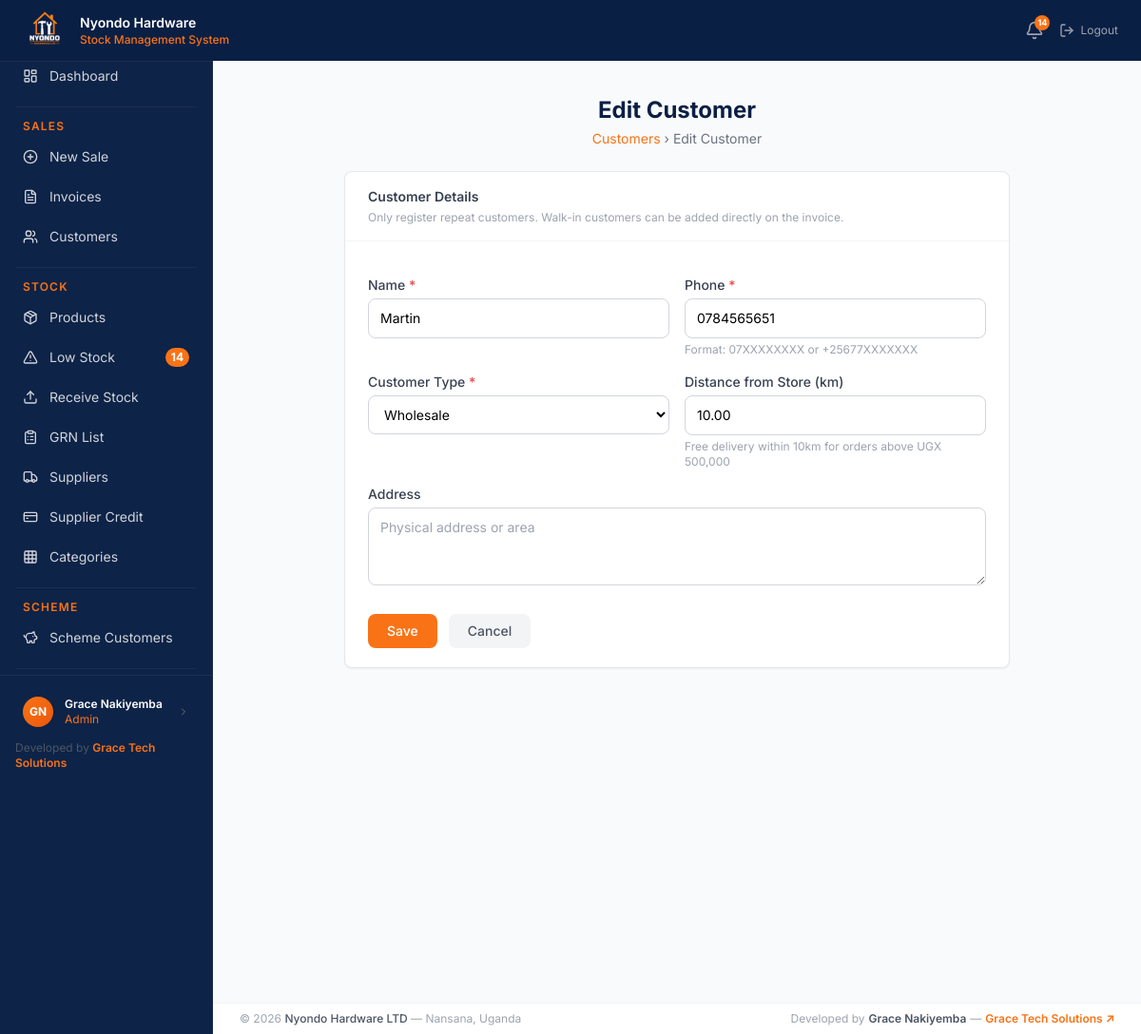
Page /sales/customers/2/edit/ (signed in) on the committed database.
### users/models.py (models this page shows, shortened)
class UserProfile(models.Model):
    ROLE_CHOICES = [
        ('sales_attendant', 'Sales Attendant'),
        ('store_manager',   'Store Manager'),
        ('admin',           'Admin'),
    ]
    user       = models.OneToOneField(User, on_delete=models.CASCADE)
    role       = models.CharField(max_length=20, choices=ROLE_CHOICES, default='sales_attendant')
    phone      = models.CharField(max_length=20)
    avatar     = models.ImageField(upload_to='avatars/', blank=True, null=True)
    is_active  = models.BooleanField(default=True)
    created_at = models.DateTimeField(auto_now_add=True)

### sales/models.py (models this page shows, shortened)
class Customer(models.Model):
    CUSTOMER_TYPE_CHOICES = [
        ('retail',    'Retail'),
        ('wholesale', 'Wholesale'),
        ('walk_in',   'Walk In'),
    ]
    name          = models.CharField(max_length=100)
    phone         = models.CharField(max_length=20)
    customer_type = models.CharField(max_length=20, choices=CUSTOMER_TYPE_CHOICES, default='retail')
    address       = models.TextField(blank=True)
    distance_km   = models.DecimalField(max_digits=6, decimal_places=2, default=0)
    is_active     = models.BooleanField(default=True)
    created_at    = models.DateTimeField(auto_now_add=True)

### users/decorators.py (the view)
    def wrapper(request, *args, **kwargs):
        if not request.user.is_authenticated:
            return redirect('users:login')
        if not hasattr(request.user, 'userprofile'):
            raise PermissionDenied
        if request.user.userprofile.role not in ['sales_attendant', 'store_manager', 'admin']:
            raise PermissionDenied
        return view_func(request, *args, **kwargs)

### templates/sales/customer_form.html (shortened to what this page needs)
{% extends 'base.html' %}
{% block content %}
<div class="page-header">
    <h1 class="text-2xl font-bold" style="color: #0a1f44;">{{ title }}</h1>
    <p class="text-sm text-gray-500 mt-1">
        <a href="{% url 'sales:customer-list' %}" class="hover:underline" style="color: #f97316;">
            Customers
        </a>
        &rsaquo; {{ title }}
    </p>
</div>
<div class="bg-white rounded-lg shadow-sm border border-gray-200 form-card">
    <div class="px-6 py-4 border-b border-gray-100">
        <h2 class="text-sm font-semibold text-gray-700">Customer Details</h2>
        <p class="text-xs text-gray-400 mt-1">
            Only register repeat customers. Walk-in customers can be added directly on the invoice.
        </p>
    </div>
    <form method="POST" class="px-6 py-5 space-y-4">
        <div class="grid grid-cols-2 gap-4">
            <div>
                <label class="block text-sm font-medium text-gray-700 mb-1">
                    Name <span class="text-red-500">*</span>
                </label>
                {{ form.name }}
            </div>
            <div>
                <label class="block text-sm font-medium text-gray-700 mb-1">
                    Phone <span class="text-red-500">*</span>
                </label>
                {{ form.phone }}
                <p class="text-xs text-gray-400 mt-1">Format: 07XXXXXXXX or +25677XXXXXXX</p>
            </div>
        </div>
        <div class="grid grid-cols-2 gap-4">
            <div>
                <label class="block text-sm font-medium text-gray-700 mb-1">
                    Customer Type <span class="text-red-500">*</span>
                </label>
                {{ form.customer_type }}
            </div>
            <div>
                <label class="block text-sm font-medium text-gray-700 mb-1">
                    Distance from Store (km)
                </label>
                {{ form.distance_km }}
                <p class="text-xs text-gray-400 mt-1">
                    Free delivery within 10km for orders above UGX 500,000
                </p>
            </div>
        </div>
        <div>
            <label class="block text-sm font-medium text-gray-700 mb-1">Address</label>
            {{ form.address }}
        </div>
        <div class="flex gap-3 pt-2">
            <button type="submit"
                    class="px-5 py-2 text-sm font-medium text-white rounded-lg transition"
                    style="background-color: #f97316;">
                Save
            </button>
            <a href="{% url 'sales:customer-list' %}"
               class="px-5 py-2 text-sm font-medium text-gray-600 bg-gray-100 rounded-lg hover:bg-gray-200 transition">
                Cancel
            </a>
        </div>
    </form>
</div>
{% endblock %}

### templates/base.html (shortened to what this page needs)
{% load static %}
<!doctype html>
<html lang="en">
  <head>
    <script src="https://cdn.tailwindcss.com"></script>
  </head>
  <body class="bg-gray-50">cd
    <nav
      class="fixed top-0 left-0 right-0 z-50 flex items-center justify-between px-6 py-2"
      style="
        background-color: #0a1f44;
        box-shadow: 0 1px 0 rgba(255, 255, 255, 0.05);
      "
    >
      <div class="flex items-center gap-3">
        <div
          class="w-12 h-12 rounded-lg overflow-hidden flex items-center justify-center"
        >
          <img
            src="{% static 'images/logo.png' %}"
            alt="Logo"
            class="w-full h-full object-cover"
          />
        </div>
        <div class="leading-tight">
          <p class="text-white font-semibold text-sm">Nyondo Hardware</p>
          <p class="text-xs font-medium" style="color: #f97316">
            Stock Management System
          </p>
        </div>
      </div>
      <div class="flex items-center gap-4">
        {% if user.is_authenticated %}
        <a
          href="{% url 'stock:low-stock' %}"
          class="relative text-gray-400 hover:text-white transition"
        >
          <i data-lucide="bell" class="w-5 h-5"></i>
          {% if low_stock_count > 0 %}
          <span
            class="absolute -top-1.5 -right-1.5 w-4 h-4 rounded-full flex items-center justify-center font-bold"
            style="background-color: #f97316; color: white; font-size: 9px"
          >
            {{ low_stock_count }}
          </span>
          {% endif %}
        </a>
        <a
          href="{% url 'users:logout' %}"
          class="flex items-center gap-1.5 text-gray-400 hover:text-red-400 text-sm transition"
        >
          <i data-lucide="log-out" class="w-4 h-4"></i>
          <span class="text-xs">Logout</span>
        </a>
        {% else %}
        <a
          href="{% url 'users:login' %}"
          class="text-gray-300 hover:text-white text-sm transition"
          >Login</a
        >
        {% endif %}
      </div>
    </nav>
    <div class="flex pt-12 min-h-screen">
      <aside
        class="fixed top-12 left-0 bottom-0 w-56 flex flex-col"
        style="
          background-color: #0d2347;
          border-right: 1px solid rgba(255, 255, 255, 0.05);
        "
      >
        <div class="sidebar-wrap px-2 py-3">
          <a
            href="{% url 'dashboard:home' %}"
            class="sidebar-link flex items-center gap-3 px-4 py-2.5 text-gray-300 hover:text-white text-sm rounded-lg mb-0.5"
          >
            <i data-lucide="layout-dashboard" class="w-4 h-4 shrink-0"></i>
            <span>Dashboard</span>
          </a>
          {% if user.is_authenticated %} {% with role=user.userprofile.role %}
          {% if role == 'admin' %}
          <div class="mx-2 my-3 border-t border-white border-opacity-5"></div>
          <p
            class="px-4 pb-1 text-xs font-semibold uppercase tracking-widest"
            style="color: #f97316"
          >
            Sales
          </p>
          <a
            href="{% url 'sales:invoice-create' %}"
            class="sidebar-link flex items-center gap-3 px-4 py-2.5 text-gray-300 hover:text-white text-sm rounded-lg mb-0.5"
          >
            <i data-lucide="plus-circle" class="w-4 h-4 shrink-0"></i
            ><span>New Sale</span>
          </a>
          <a
            href="{% url 'sales:invoice-list' %}"
            class="sidebar-link flex items-center gap-3 px-4 py-2.5 text-gray-300 hover:text-white text-sm rounded-lg mb-0.5"
          >
            <i data-lucide="file-text" class="w-4 h-4 shrink-0"></i
            ><span>Invoices</span>
          </a>
          <a
            href="{% url 'sales:customer-list' %}"
            class="sidebar-link flex items-center gap-3 px-4 py-2.5 text-gray-300 hover:text-white text-sm rounded-lg mb-0.5"
          >
            <i data-lucide="users" class="w-4 h-4 shrink-0"></i
            ><span>Customers</span>
          </a>
          <div class="mx-2 my-3 border-t border-white border-opacity-5"></div>
          <p
            class="px-4 pb-1 text-xs font-semibold uppercase tracking-widest"
            style="color: #f97316"
          >
            Stock
          </p>
          <a
            href="{% url 'stock:product-list' %}"
            class="sidebar-link flex items-center gap-3 px-4 py-2.5 text-gray-300 hover:text-white text-sm rounded-lg mb-0.5"
          >
            <i data-lucide="package" class="w-4 h-4 shrink-0"></i
            ><span>Products</span>
          </a>
          <a
            href="{% url 'stock:low-stock' %}"
            class="sidebar-link flex items-center gap-3 px-4 py-2.5 text-gray-300 hover:text-white text-sm rounded-lg mb-0.5"
          >
            <i data-lucide="alert-triangle" class="w-4 h-4 shrink-0"></i>
            <span>Low Stock</span>
            {% if low_stock_count > 0 %}
            <span
              class="ml-auto text-xs px-1.5 py-0.5 rounded-full font-bold"
              style="background-color: #f97316; color: white"
              >{{ low_stock_count }}</span
            >
            {% endif %}
          </a>
          <a
            href="{% url 'stock:receipt-create' %}"
            class="sidebar-link flex items-center gap-3 px-4 py-2.5 text-gray-300 hover:text-white text-sm rounded-lg mb-0.5"
          >
            <i data-lucide="upload" class="w-4 h-4 shrink-0"></i
            ><span>Receive Stock</span>
          </a>
          <a
            href="{% url 'stock:receipt-list' %}"
            class="sidebar-link flex items-center gap-3 px-4 py-2.5 text-gray-300 hover:text-white text-sm rounded-lg mb-0.5"
          >
            <i data-lucide="clipboard-list" class="w-4 h-4 shrink-0"></i
            ><span>GRN List</span>
          </a>
          <a
            href="{% url 'stock:supplier-list' %}"
            class="sidebar-link flex items-center gap-3 px-4 py-2.5 text-gray-300 hover:text-white text-sm rounded-lg mb-0.5"
          >
            <i data-lucide="truck" class="w-4 h-4 shrink-0"></i
            ><span>Suppliers</span>
          </a>
          <a
            href="{% url 'stock:credit-list' %}"
            class="sidebar-link flex items-center gap-3 px-4 py-2.5 text-gray-300 hover:text-white text-sm rounded-lg mb-0.5"
          >
            <i data-lucide="credit-card" class="w-4 h-4 shrink-0"></i
            ><span>Supplier Credit</span>
          </a>
          <a
            href="{% url 'stock:category-list' %}"
            class="sidebar-link flex items-center gap-3 px-4 py-2.5 text-gray-300 hover:text-white text-sm rounded-lg mb-0.5"
          >
            <i data-lucide="grid" class="w-4 h-4 shrink-0"></i
            ><span>Categories</span>
          </a>
          <div class="mx-2 my-3 border-t border-white border-opacity-5"></div>
          <p
            class="px-4 pb-1 text-xs font-semibold uppercase tracking-widest"
            style="color: #f97316"
          >
            Scheme
          </p>
          <a
            href="{% url 'scheme:customer-list' %}"
            class="sidebar-link flex items-center gap-3 px-4 py-2.5 text-gray-300 hover:text-white text-sm rounded-lg mb-0.5"
          >
            <i data-lucide="piggy-bank" class="w-4 h-4 shrink-0"></i
            ><span>Scheme Customers</span>
          </a>
          <div class="mx-2 my-3 border-t border-white border-opacity-5"></div>
          {% endif %} {% endwith %} {% endif %}
        </div>
        {% if user.is_authenticated %}
        <div
          class="px-3 py-3 border-t shrink-0"
          style="border-color: rgba(255, 255, 255, 0.06)"
        >
          <a
            href="{% url 'users:profile' %}"
            class="flex items-center gap-3 rounded-lg px-3 py-2.5 hover:bg-white hover:bg-opacity-5 transition"
          >
            {% if user.userprofile.avatar %}
            <img
              src="{{ user.userprofile.avatar.url }}"
              class="w-8 h-8 rounded-full object-cover shrink-0 border-2"
              style="border-color: #f97316"
            />
            {% else %}
            <div
              class="w-8 h-8 rounded-full flex items-center justify-center text-xs font-bold shrink-0"
              style="
                background: linear-gradient(135deg, #f97316, #ea580c);
                color: white;
              "
            >
              {{ user.first_name|first|upper }}{{ user.last_name|first|upper }}
            </div>
            {% endif %}
            <div class="min-w-0">
              <p class="text-white text-xs font-semibold truncate">
                {{ user.get_full_name }}
              </p>
              <p class="text-xs truncate" style="color: #f97316">
                {{ user.userprofile.get_role_display }}
              </p>
            </div>
            <i
              data-lucide="chevron-right"
              class="w-3 h-3 text-gray-500 ml-auto shrink-0"
            ></i>
          </a>
          <div class="mt-1 px-1">
            <p class="text-xs text-gray-600">
              Developed by
              <a
                href="https://gracetechsolutions.netlify.app/"
                target="_blank"
                class="font-semibold hover:underline"
                style="color: #f97316"
              >
                Grace Tech Solutions
              </a>
            </p>
          </div>
        </div>
        {% endif %}
      </aside>
      <main class="ml-56 flex-1 p-7 pb-16 min-h-screen">
         {% block content %}{% endblock %}
      </main>
    </div>
    <footer
      class="fixed bottom-0 left-56 right-0 px-7 py-2 bg-white border-t border-gray-100"
      style="z-index: 30"
    >
      <div class="flex items-center justify-between">
        <p class="text-xs text-gray-400">
          &copy; 2026
          <span class="font-medium text-gray-600">Nyondo Hardware LTD</span>
          &mdash; Nansana, Uganda
        </p>
        <div class="flex items-center gap-1 text-xs text-gray-400">
          <span>Developed by</span>
          <span class="font-semibold text-gray-600">Grace Nakiyemba</span>
          <span>&mdash;</span>
          <a
            href="https://gracetechsolutions.netlify.app/"
            target="_blank"
            class="font-semibold hover:underline"
            style="color: #f97316"
          >
            Grace Tech Solutions ↗
          </a>
        </div>
      </div>
    </footer>
  </body>
</html>

### rows in the picture
Customer: name "Martin", phone "0784565651", customer_type "Wholesale", distance_km "10.00"

### other values in the picture
{{ low_stock_count }} "14"
{{ user.first_name|first|upper }} "G"
{{ user.last_name|first|upper }} "N"
{{ user.get_full_name }} "Grace Nakiyemba"
{{ user.userprofile.get_role_display }} "Admin"
{{ title }} "Edit Customer"
